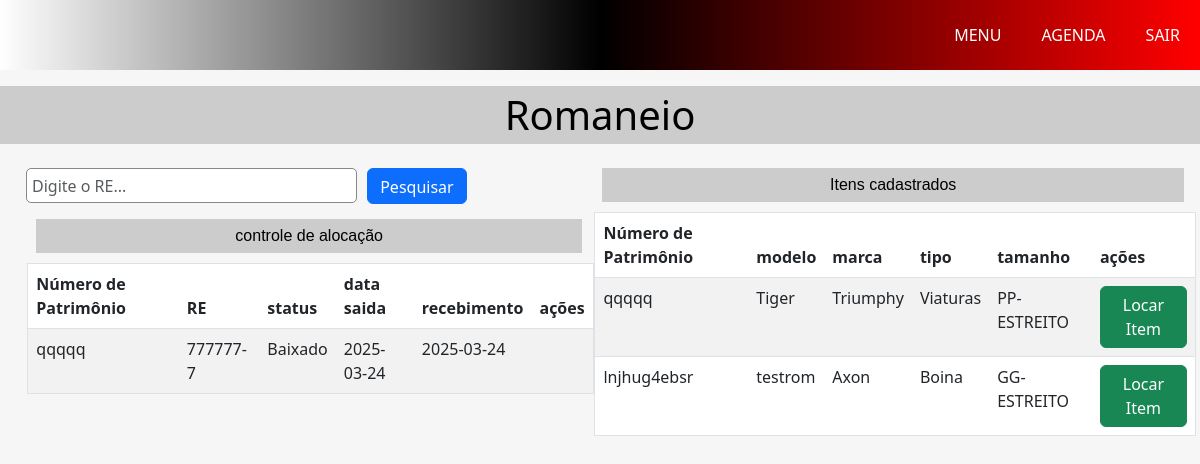
Page /p4/romaneio.php on the earlier database version.
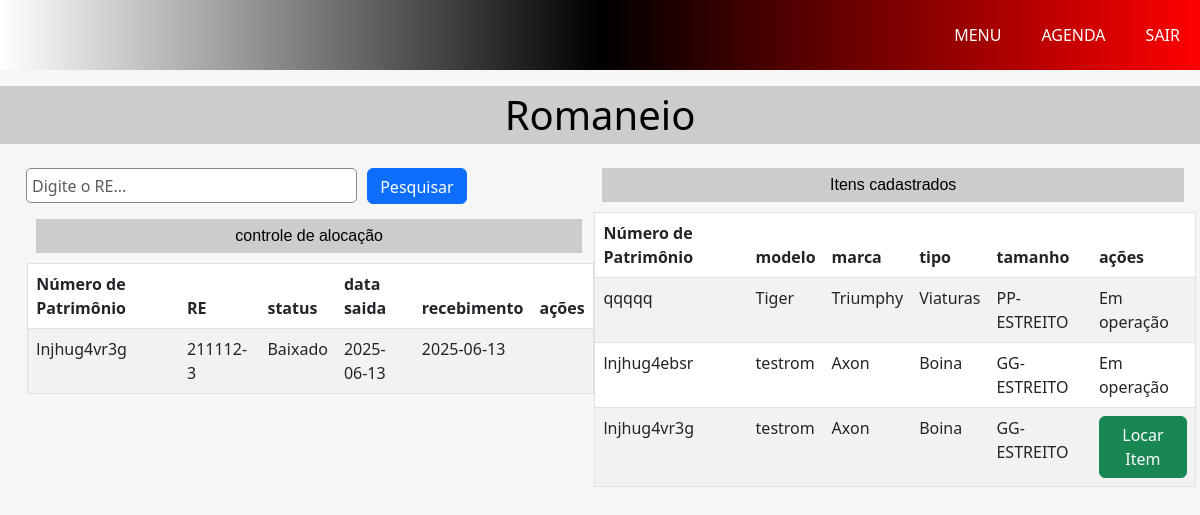
Same page on the later database version.
### tables this page shows
CREATE TABLE `p4_controleinventario` (
  `id_controle` int(11) NOT NULL,
  `idPm` int(11) DEFAULT NULL,
  `idInventario` int(11) NOT NULL,
  `dtEntrada` date DEFAULT NULL,
  `dtSaida` date DEFAULT NULL
);

CREATE TABLE `p4_romaneio` (
  `id_romaneio` int(11) NOT NULL,
  `numerodeserie` varchar(30) NOT NULL,
  `numerodepatrimonio` varchar(11) NOT NULL,
  `idModelo` int(11) NOT NULL,
  `id_tamanho` int(11) NOT NULL
);

CREATE TABLE `p1` (
  `id` int(11) NOT NULL,
  `RE` varchar(8) NOT NULL,
  `NomeCompleto` varchar(55) NOT NULL,
  `NomeGuerra` varchar(50) NOT NULL,
  `DataNascimento` date NOT NULL,
  `DataAdmissao` date NOT NULL,
  `Id_TipoSanguineo` int(1) NOT NULL,
  `Id_CidadeNatal` int(5) NOT NULL,
  `Id_CidadeEndereco` int(5) NOT NULL,
  `NomePai` varchar(55) NOT NULL,
  `NomeMae` varchar(55) NOT NULL,
  `Id_EstadoCivil` int(1) NOT NULL,
  `CPF` varchar(14) NOT NULL,
  `RG` varchar(12) NOT NULL,
  `CNH` varchar(11) NOT NULL,
  `ValidadeCNH` date NOT NULL,
  `Id_CategoriaCNH` int(1) NOT NULL,
  `Id_SATCNH` int(1) NOT NULL,
  `CEP` varchar(9) NOT NULL,
  `Endereco` varchar(100) NOT NULL,
  `Numero` int(5) NOT NULL,
  `Id_Logradouro` int(2) DEFAULT NULL,
  `Bairro` varchar(50) NOT NULL,
  `Complemento` varchar(100) DEFAULT NULL,
  `NomeConjuge` varchar(70) DEFAULT NULL,
  `DtNascConjuge` date DEFAULT NULL,
  `Id_Sexo` int(1) NOT NULL,
  `Telefone1` varchar(15) NOT NULL,
  `Telefone2` varchar(15) DEFAULT NULL,
  `TelefoneRecados` varchar(15) NOT NULL,
  `img` varchar(80) DEFAULT 'img/usuario.png',
  `Id_graduacao` int(2) NOT NULL,
  `Id_estadoAtual` int(2) NOT NULL,
  `Id_estadoNatal` int(2) NOT NULL,
  `DtApresentacao` date NOT NULL,
  `status` int(1) NOT NULL DEFAULT 1
);

CREATE TABLE `p4_status` (
  `idStatus` int(2) NOT NULL,
  `estado` varchar(10) NOT NULL
);

CREATE TABLE `p4_inventario` (
  `id` int(11) NOT NULL,
  `numerodepatrimonio` varchar(11) DEFAULT NULL,
  `idLocComp` int(11) DEFAULT NULL,
  `idStatus` int(11) NOT NULL,
  `idTipo_tabela` int(11) NOT NULL
);

CREATE TABLE `p4_modelos` (
  `idModelo` int(11) NOT NULL,
  `modelo` varchar(50) NOT NULL,
  `idMarca` int(11) DEFAULT NULL,
  `idTipo` int(11) DEFAULT NULL,
  `categoria` int(11) NOT NULL
);

CREATE TABLE `p4_marcas` (
  `idMarca` int(11) NOT NULL,
  `marca` varchar(50) NOT NULL
);

CREATE TABLE `p4_tipos` (
  `id` int(11) NOT NULL,
  `descricao` varchar(25) NOT NULL
);

CREATE TABLE `p4_tamanhos` (
  `idTamanhos` int(2) NOT NULL,
  `descricao_tamanho` varchar(50) NOT NULL
);

### p4/romaneio.php (the view, shortened to what the changed rows need)
<!DOCTYPE html>
<html lang="pt-br">
<head>
    <link rel="stylesheet" href="https://cdnjs.cloudflare.com/ajax/libs/font-awesome/6.0.0-beta3/css/all.min.css">
    <link rel="stylesheet" href="../css/estilo.css">
    <link rel="stylesheet" href="../css/inicial.css">
    <link rel="stylesheet" href="./pm.css">
    <link href="https://cdn.jsdelivr.net/npm/bootstrap@5.3.0/dist/css/bootstrap.min.css" rel="stylesheet">
</head>
<body>
    <h1 class="titulo">Romaneio</h1>
    <div id="container" class="d-flex justify-content-around p-3">
    <div class="tabela-container" >
            <table class="table table-striped">
                <thead>
                    <tr>
                        <th>Número de Patrimônio</th>
                        <th>RE</th>
                        <th>status</th>
                        <th>data saida</th>
                        <th>recebimento</th>
                        <th>ações</th>
                    </tr>
                </thead>
                <tbody id="tabelaResultados">
                    <?php require_once("./material_view.php"); ?>
                </tbody>
            </table>
        </div>
    <div class="tabela-container" >
            <table class="table table-striped">
                <thead>
                    <tr>
                        <th>Número de Patrimônio</th>
                        <th>modelo</th>
                        <th>marca</th>
                        <th>tipo</th>
                        <th>tamanho</th>
                        <th>ações</th>
                    </tr>
                </thead>
                <tbody>
                    <?php
  $comandoSQL = "
  SELECT
   inv.id AS inventario_id,
     inv.*,
     sta.estado,
     c.*,
     mo.*,
     lo.*,
     ma.*,
     ti.*,
     loc.*,
     tam.*,
     locc.*
 FROM p4_inventario as inv
 INNER JOIN p4_status AS sta ON sta.idStatus = inv.idStatus
 INNER JOIN p4_romaneio AS c ON c.numerodepatrimonio = inv.numerodepatrimonio
 inner join p4_tamanhos  as tam  on  tam.idTamanhos  =  c.id_tamanho
 INNER JOIN p4_modelos AS mo ON mo.idModelo = c.idModelo
 INNER JOIN p4_localcomplemento AS lo ON lo.idLocComp = inv.idLocComp
 INNER JOIN p4_local AS loc ON loc.idLocal = lo.idLocal
 INNER JOIN p4_complemento AS locc ON locc.idComplemento = lo.idComplemento
 INNER JOIN p4_marcas AS ma ON ma.idMarca = mo.idMarca
 INNER JOIN p4_tipos AS ti ON ti.id = mo.idTipo;
 ";
 $stmt = $conexao->prepare($comandoSQL);
 $stmt->execute();
 $dados = $stmt->fetchAll(PDO::FETCH_ASSOC);
                   foreach ($dados as $row) {
                    echo "<tr>
                            <td class='hidden'>{$row['inventario_id']}</td>
                            <td>{$row['numerodepatrimonio']}</td>
                            <td>{$row['modelo']}</td>
                            <td>{$row['marca']}</td>
                            <td>{$row['descricao']}</td>
                            <td>{$row['descricao_tamanho']}</td>";
                    if ($row['estado'] == 'Baixado') {
                        echo " <td> <button class='btn btn-success' onclick='locarItem({$row['inventario_id']})'>Locar Item</button></td>";
                    } else {
                        echo "<td>Em operação </td>";
                    }
                    echo "</tr>";
                }
                    ?>
                </tbody>
            </table>
        </div>
</body>
</html>

### p4/material_view.php (shortened to what the changed rows need)
<?php
require_once("../conexao/conexao.php");
try {
    $dados = [];
    if (isset($_POST['re'])) {
        $re = trim($_POST['re']);
        $comandoSQL = "
        SELECT
            con.*,
            inv.*,
            p1.*,
            sta.estado,
            c.*,
            mo.*,
            lo.*,
            ma.*,
            ti.*,
            loc.*,
            locc.*
        FROM p4_controleinventario AS con
        INNER JOIN p4_inventario AS inv ON inv.id = con.idInventario
        INNER JOIN p4_status AS sta ON sta.idStatus = inv.idStatus
        INNER JOIN p1 ON p1.id = con.idPm
        INNER JOIN p4_romaneio AS c ON c.numerodepatrimonio = inv.numerodepatrimonio
        INNER JOIN p4_modelos AS mo ON mo.idModelo = c.idModelo
        INNER JOIN p4_localcomplemento AS lo ON lo.idLocComp = inv.idLocComp
        INNER JOIN p4_local AS loc ON loc.idLocal = lo.idLocal
        INNER JOIN p4_complemento AS locc ON locc.idComplemento = lo.idComplemento
        INNER JOIN p4_marcas AS ma ON ma.idMarca = mo.idMarca
        INNER JOIN p4_tipos AS ti ON ti.id = mo.idTipo
        WHERE p1.RE LIKE :re
        ";
        $stmt = $conexao->prepare($comandoSQL);
        $re = "%$re%";
        $stmt->bindParam(":re", $re, PDO::PARAM_STR);
        $stmt->execute();
        $dados = $stmt->fetchAll(PDO::FETCH_ASSOC);
    }
    else {
        $comandoSQL = "
        SELECT
          inv.id AS inventario_id,
            con.*,
            inv.*,
            p1.*,
            sta.estado,
            c.*,
            mo.*,
            lo.*,
            ma.*,
            ti.*,
            loc.*,
            tam.*,
            locc.*
        FROM p4_controleinventario AS con
        INNER JOIN p4_inventario AS inv ON inv.id = con.idInventario
        INNER JOIN p4_status AS sta ON sta.idStatus = inv.idStatus
        INNER JOIN p1 ON p1.id = con.idPm
        INNER JOIN p4_romaneio AS c ON c.numerodepatrimonio = inv.numerodepatrimonio
        inner join p4_tamanhos  as tam  on  tam.idTamanhos  =  c.id_tamanho
        INNER JOIN p4_modelos AS mo ON mo.idModelo = c.idModelo
        INNER JOIN p4_localcomplemento AS lo ON lo.idLocComp = inv.idLocComp
        INNER JOIN p4_local AS loc ON loc.idLocal = lo.idLocal
        INNER JOIN p4_complemento AS locc ON locc.idComplemento = lo.idComplemento
        INNER JOIN p4_marcas AS ma ON ma.idMarca = mo.idMarca
        INNER JOIN p4_tipos AS ti ON ti.id = mo.idTipo;
        ";
        $stmt = $conexao->prepare($comandoSQL);
        $stmt->execute();
        $dados = $stmt->fetchAll(PDO::FETCH_ASSOC);
    }
    if (count($dados) > 0) {
        foreach ($dados as $row) {
            echo "<tr>
                    <td class='hidden'>{$row['id']}</td>
                    <td>{$row['numerodepatrimonio']}</td>
                    <td>{$row['RE']}</td>
                    <td>{$row['estado']}</td>
                    <td>{$row['dtEntrada']}</td>";
            if ($row['dtSaida'] === null) {
                echo "<td>em operação</td>";
            } else {
                echo "<td>{$row['dtSaida']}</td>";
            }
            if ($row['estado'] == 'Operando' && $row['dtSaida'] == null  &&  $_SESSION["permissao"] == 5 ) {
                echo "<td>
                <button class='btn btn-warning' onclick='darBaixa(" . $row["inventario_id"] . ", " . $row["id_controle"] . ")'>Dar Baixa</button>
              </td>";
            } else {
                echo "<td></td>";
            }
            echo "</tr>";
        }
    } else {
        echo "<tr><td colspan='7' class='text-center'>Nenhum registro encontrado.</td></tr>";
    }
} catch (\Throwable $th) {
    die("Erro na consulta: " . $th->getMessage());
}
?>

Differences in the rows shown:
removed p4_controleinventario: p4_romaneio.numerodepatrimonio "qqqqq", idPm.RE "777777-7", p4_status.estado "Baixado", dtEntrada "2025-03-24", dtSaida "2025-03-24"
added p4_controleinventario: p4_romaneio.numerodepatrimonio "lnjhug4vr3g", idPm.RE "211112-3", p4_status.estado "Baixado", dtEntrada "2025-06-13", dtSaida "2025-06-13"
changed p4_inventario "qqqqq": text "Locar Item" → "Em operação"
changed p4_inventario "lnjhug4ebsr": text "Locar Item" → "Em operação"
added p4_inventario: p4_romaneio.numerodepatrimonio "lnjhug4vr3g", p4_modelos.modelo "testrom", p4_marcas.marca "Axon", p4_tipos.descricao "Boina", p4_tamanhos.descricao_tamanho "GG-ESTREITO"
